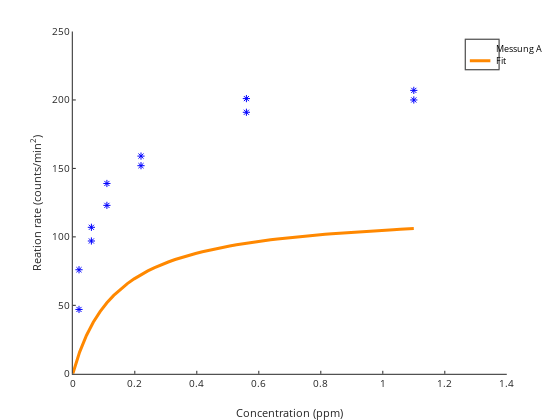

This figure's notebook cell:
### Code cell
clf;
hold on
vapprox0 = MichaelisMenten(xlin, theta0);
vapprox = MichaelisMenten(xlin, theta_optA(end,:));

plot(xconc, vtreated, "*",  "color", myColorExp )
plot(xlin, vapprox, "-",  "linewidth", 3,  "color", myColorFit)
# plot(xlin, vapprox0, "--", "linewidth", 2,  "color", myColorFit)

#h=legend("Messung A", "Fit", "Start");
h=legend("Messung A", "Fit");
legend(h, "location", "northeast")

xlabel("Concentration (ppm)")
ylabel("Reation rate (counts/min^2)")

### Figure 1 — Plotly figure (JSON) as saved in the notebook; plotly's stock layout.template omitted (floating-point values rounded to 4 significant figures)
{"data": [{"line": {"color": "rgb(0,0,255)", "width": 0.5}, "marker": {"color": "rgb(0,0,255)", "line": {"color": "rgb(0,0,255)"}, "size": 6, "symbol": "asterisk-open"}, "mode": "markers", "name": "Messung A", "showlegend": true, "type": "scatter", "visibility": true, "x": [0.02, 0.02, 0.06, 0.06, 0.11, 0.11, 0.22, 0.22, 0.56, 0.56, 1.1, 1.1], "xaxis": "x", "y": [76, 47, 97, 107, 123, 139, 159, 152, 191, 201, 207, 200], "yaxis": "y"}, {"line": {"color": "rgb(255,136,0)", "dash": "solid", "width": 3}, "marker": {"color": "rgb(255,136,0)", "line": {"color": "rgb(255,136,0)"}, "size": 6, "symbol": "none"}, "mode": "lines", "name": "Fit", "showlegend": true, "type": "scatter", "visibility": true, "x": [0, 0.022, 0.044, 0.066, 0.088, 0.11, 0.132, 0.154, 0.176, 0.198, 0.22, 0.242, 0.264, 0.286, 0.308, 0.33, 0.352, 0.374, 0.396, 0.418, 0.44, 0.462, 0.484, 0.506, 0.528, 0.55, 0.572, 0.594, 0.616, 0.638, 0.66, 0.682, 0.704, 0.726, 0.748, 0.77, 0.792, 0.814, 0.836, 0.858, 0.88, 0.902, 0.924, 0.946, 0.968, 0.99, 1.012, 1.034, 1.056, 1.078, 1.1], "xaxis": "x", "y": [0, 15.85, 28.0, 37.61, 45.4, 51.85, 57.27, 61.89, 65.88, 69.35, 72.41, 75.12, 77.53, 79.7, 81.66, 83.44, 85.06, 86.54, 87.9, 89.16, 90.32, 91.4, 92.4, 93.33, 94.2, 95.02, 95.79, 96.51, 97.19, 97.83, 98.44, 99.01, 99.55, 100.1, 100.6, 101.0, 101.5, 101.9, 102.3, 102.7, 103.1, 103.4, 103.8, 104.1, 104.4, 104.7, 105.0, 105.3, 105.5, 105.8, 106.1], "yaxis": "y"}, {"hoverinfo": "none", "line": {"color": "rgb(0,0,255)", "width": 0.5}, "marker": {"color": "rgb(0,0,255)", "line": {"color": "rgb(0,0,255)"}, "size": 6, "symbol": "none"}, "mode": "none", "name": "", "showlegend": false, "type": "scatter", "visibility": true, "x": [3, 18], "xaxis": "x2", "y": [6.15, 6.15], "yaxis": "y2"}, {"hoverinfo": "none", "line": {"color": "rgb(255,136,0)", "dash": "solid", "width": 3}, "marker": {"color": "rgb(255,136,0)", "line": {"color": "rgb(255,136,0)"}, "size": 6, "symbol": "none"}, "mode": "lines", "name": "", "showlegend": false, "type": "scatter", "visibility": true, "x": [3, 18], "xaxis": "x2", "y": [15.45, 15.45], "yaxis": "y2"}], "layout": {"annotations": [{"font": {"color": "rgb(0, 0, 0)", "size": 9}, "showarrow": false, "text": "Messung A", "x": 21, "xanchor": "left", "xref": "x2", "y": 6.15, "yanchor": "middle", "yref": "y2"}, {"font": {"color": "rgb(0, 0, 0)", "size": 9}, "showarrow": false, "text": "Fit", "x": 21, "xanchor": "left", "xref": "x2", "y": 15.45, "yanchor": "middle", "yref": "y2"}], "height": 420, "hovermode": "closest", "margin": {"b": 0, "l": 0, "r": 0, "t": 0}, "plot_bgcolor": "rgba(0, 0, 0, 0)", "showlegend": false, "width": 560, "xaxis": {"anchor": "y", "autorange": false, "domain": [0.13, 0.905], "exponentformat": "none", "gridcolor": "rgba(38,38,38,0.15)", "gridwidth": 1, "linecolor": "rgb(38,38,38)", "linewidth": 1, "mirror": false, "range": [0, 1.4], "showgrid": false, "showline": true, "side": "bottom", "spikedash": "solid", "spikemode": "across", "spikesides": false, "spikethickness": 1, "tickangle": 0, "tickcolor": "rgb(38,38,38)", "tickfont": {"color": "rgb(38,38,38)", "size": 10}, "ticklen": 3, "ticks": "inside", "ticktext": ["0", "0.2", "0.4", "0.6", "0.8", "1", "1.2", "1.4"], "tickvals": [0, 0.2, 0.4, 0.6, 0.8, 1, 1.2, 1.4], "title": {"font": {"color": "rgb(38,38,38)", "size": 11}, "text": "Concentration (ppm)"}, "type": "linear", "visible": true, "zeroline": false}, "xaxis2": {"anchor": "y2", "autorange": false, "domain": [0.8317, 0.8903], "exponentformat": "none", "fixedrange": true, "gridcolor": "rgba(38,38,38,0.15)", "gridwidth": 1, "linecolor": "rgb(38,38,38)", "linewidth": 1, "mirror": true, "range": [0, 24], "showgrid": false, "showline": true, "showspikes": false, "side": "bottom", "spikedash": "solid", "spikemode": "across", "spikesides": false, "spikethickness": 1, "tickangle": 0, "tickcolor": "rgb(38,38,38)", "tickfont": {"color": "rgb(38,38,38)", "size": 9}, "ticklen": 3, "ticks": "", "ticktext": [], "tickvals": [], "title": {"font": {"color": "rgb(0, 0, 0)", "size": 9.9}, "text": ""}, "type": "linear", "visible": true, "zeroline": false}, "yaxis": {"anchor": "x", "autorange": false, "domain": [0.11, 0.925], "exponentformat": "none", "gridcolor": "rgba(38,38,38,0.15)", "gridwidth": 1, "linecolor": "rgb(38,38,38)", "linewidth": 1, "mirror": false, "range": [0, 250], "showgrid": false, "showline": true, "side": "left", "spikedash": "solid", "spikemode": "across", "spikesides": false, "spikethickness": 1, "tickangle": 0, "tickcolor": "rgb(38,38,38)", "tickfont": {"color": "rgb(38,38,38)", "size": 10}, "ticklen": 3, "ticks": "inside", "ticktext": ["0", "50", "100", "150", "200", "250"], "tickvals": [0, 50, 100, 150, 200, 250], "title": {"font": {"color": "rgb(38,38,38)", "size": 11}, "text": "Reation rate (counts/min<sup>2</sup>)"}, "type": "linear", "visible": true, "zeroline": false}, "yaxis2": {"anchor": "x2", "autorange": false, "domain": [0.835, 0.9054], "exponentformat": "none", "fixedrange": true, "gridcolor": "rgba(38,38,38,0.15)", "gridwidth": 1, "linecolor": "rgb(38,38,38)", "linewidth": 1, "mirror": true, "range": [21.6, 0], "showgrid": false, "showline": true, "showspikes": false, "side": "left", "spikedash": "solid", "spikemode": "across", "spikesides": false, "spikethickness": 1, "tickangle": 0, "tickcolor": "rgb(38,38,38)", "tickfont": {"color": "rgb(38,38,38)", "size": 9}, "ticklen": 3, "ticks": "", "ticktext": [], "tickvals": [], "title": {"font": {"color": "rgb(0, 0, 0)", "size": 9.9}, "text": ""}, "type": "linear", "visible": true, "zeroline": false}}}
